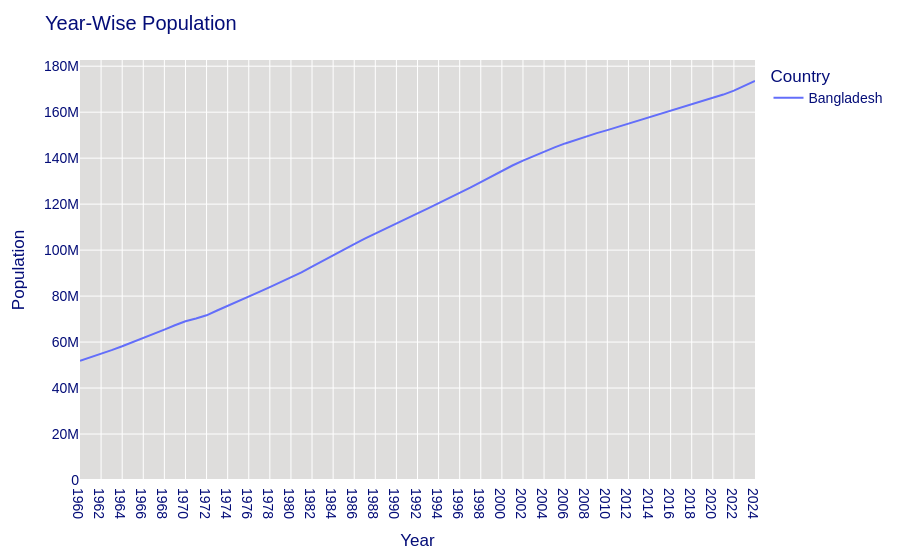

Notebook code cell kept with this figure:
### Code cell
# Set axis & legend labels
fig.update_layout(
    title="Year-Wise Population",
    xaxis_title="Year",
    yaxis_title="Population",
    legend_title="Country",
    plot_bgcolor='#dedddc',
    font=dict(
        family="Arial",
        size=14,
        color="#040d78"
    )
)

# Start the Y axis from 0
fig.update_yaxes(rangemode='tozero')

### Figure 1 — Plotly figure (JSON) as saved in the notebook; plotly's stock layout.template omitted (floating-point values rounded to 4 significant figures)
{"data": [{"hovertemplate": "variable=Bangladesh<br>Year=%{x}<br>value=%{y}<extra></extra>", "legendgroup": "Bangladesh", "line": {"color": "#636efa", "dash": "solid"}, "marker": {"symbol": "circle"}, "mode": "lines", "name": "Bangladesh", "orientation": "v", "showlegend": true, "type": "scatter", "x": ["1960", "1961", "1962", "1963", "1964", "1965", "1966", "1967", "1968", "1969", "1970", "1971", "1972", "1973", "1974", "1975", "1976", "1977", "1978", "1979", "1980", "1981", "1982", "1983", "1984", "1985", "1986", "1987", "1988", "1989", "1990", "1991", "1992", "1993", "1994", "1995", "1996", "1997", "1998", "1999", "2000", "2001", "2002", "2003", "2004", "2005", "2006", "2007", "2008", "2009", "2010", "2011", "2012", "2013", "2014", "2015", "2016", "2017", "2018", "2019", "2020", "2021", "2022", "2023", "2024"], "xaxis": "x", "y": [51830000.0, 53310000.0, 54880000.0, 56500000.0, 58180000.0, 59900000.0, 61670000.0, 63510000.0, 65410000.0, 67290000.0, 69060000.0, 70280000.0, 71640000.0, 73720000.0, 75840000.0, 77850000.0, 79860000.0, 81870000.0, 83890000.0, 85940000.0, 88020000.0, 90300000.0, 92810000.0, 95340000.0, 97810000.0, 100300000.0, 102600000.0, 105000000.0, 107200000.0, 109400000.0, 111600000.0, 113800000.0, 116000000.0, 118100000.0, 120300000.0, 122600000.0, 124900000.0, 127200000.0, 129600000.0, 132100000.0, 134500000.0, 136800000.0, 138900000.0, 141000000.0, 142900000.0, 144700000.0, 146400000.0, 148000000.0, 149500000.0, 150900000.0, 152200000.0, 153600000.0, 155100000.0, 156500000.0, 158000000.0, 159400000.0, 160800000.0, 162200000.0, 163500000.0, 164900000.0, 166300000.0, 167700000.0, 169400000.0, 171500000.0, 173600000.0], "yaxis": "y"}], "layout": {"font": {"color": "#040d78", "family": "Arial", "size": 14}, "legend": {"title": {"text": "Country"}, "tracegroupgap": 0}, "margin": {"t": 60}, "plot_bgcolor": "#dedddc", "title": {"text": "Year-Wise Population"}, "xaxis": {"anchor": "y", "domain": [0, 1], "title": {"text": "Year"}}, "yaxis": {"anchor": "x", "domain": [0, 1], "rangemode": "tozero", "title": {"text": "Population"}}}}
